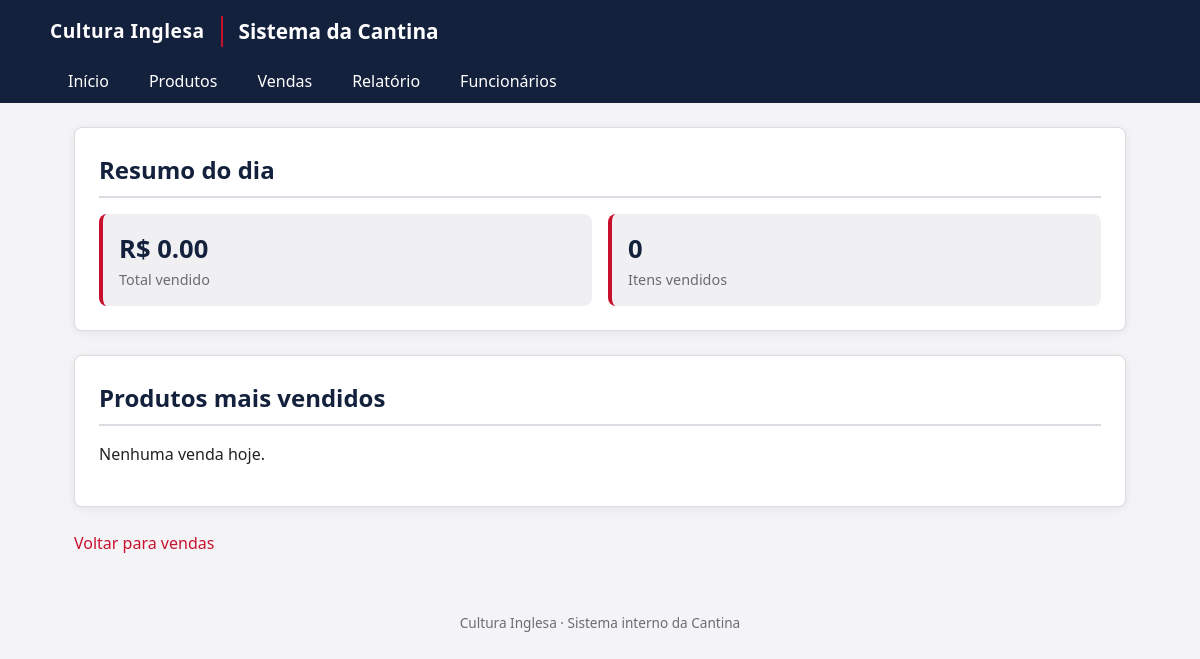
The page /fechar_caixa on the database as committed earlier.
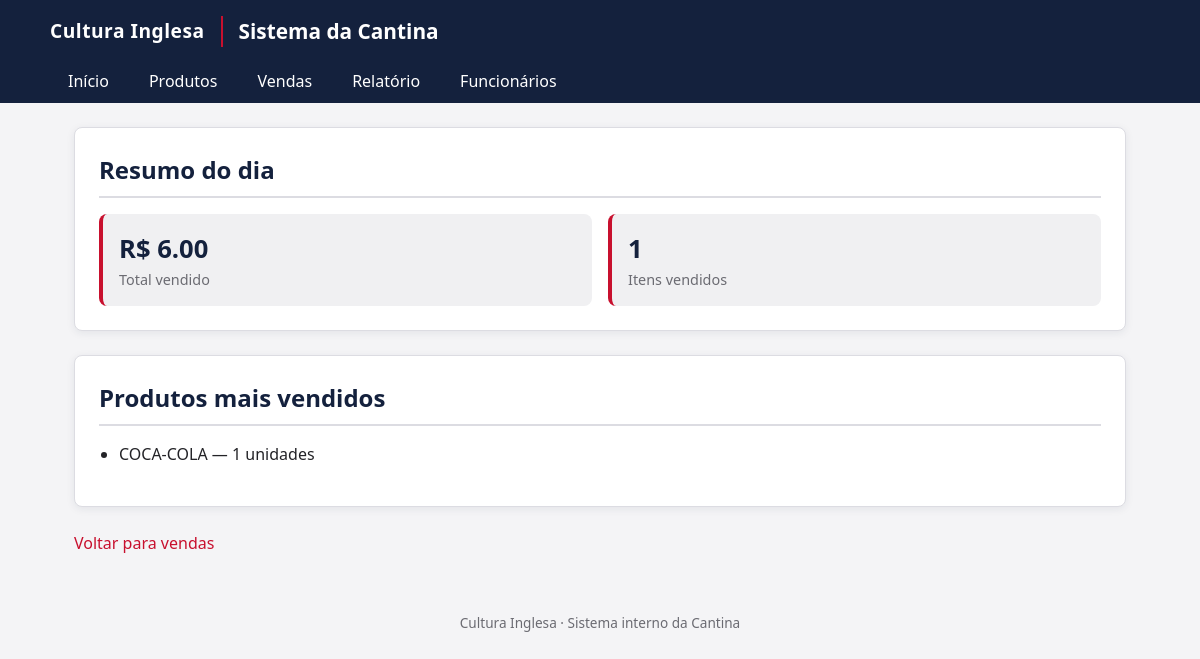
The same page on the database as committed later.
### tables this page shows
CREATE TABLE produtos (
    id INTEGER PRIMARY KEY AUTOINCREMENT,
    nome TEXT NOT NULL,
    preco REAL NOT NULL,
    estoque INTEGER NOT NULL
);

### app.py (the view)
@app.route('/fechar_caixa')
def fechar_caixa():
    conn = conectar()
    cursor = conn.cursor()
    cursor.execute("""
        SELECT COALESCE(SUM(valor_total), 0)
        FROM vendas
        WHERE date(data_venda) = date('now')
    """)
    total_dia = cursor.fetchone()[0]
    cursor.execute("""
        SELECT COALESCE(SUM(quantidade), 0)
        FROM vendas
        WHERE date(data_venda) = date('now')
    """)
    itens_dia = cursor.fetchone()[0]
    cursor.execute("""
        SELECT produtos.nome, SUM(vendas.quantidade) as total_qtd
        FROM vendas
        JOIN produtos ON vendas.produto_id = produtos.id
        WHERE date(vendas.data_venda) = date('now')
        GROUP BY produtos.nome
        ORDER BY total_qtd DESC
        LIMIT 5
    """)
    ranking = cursor.fetchall()
    conn.close()
    return render_template(
        "fechar_caixa.html",
        total_dia=total_dia,
        itens_dia=itens_dia,
        ranking=ranking
    )

### app.py (called while the page is built)
def conectar():
    return sqlite3.connect("cantina2.db")

### templates/fechar_caixa.html (shortened to what this page needs)
{% extends "base.html" %}
{% block conteudo %}
    <div class="cartao">
        <h2 class="cartao-titulo">Resumo do dia</h2>
        <div class="indicadores">
            <div class="indicador">
                <div class="indicador-valor">R$ {{ "%.2f"|format(total_dia) }}</div>
                <div class="indicador-rotulo">Total vendido</div>
            </div>
            <div class="indicador">
                <div class="indicador-valor">{{ itens_dia }}</div>
                <div class="indicador-rotulo">Itens vendidos</div>
            </div>
        </div>
    </div>
    <div class="cartao">
        <h2 class="cartao-titulo">Produtos mais vendidos</h2>
        {% if ranking and ranking|length > 0 %}
            <ul class="lista-simples">
                {% for item in ranking %}
                    <li>{{ item[0] }} — {{ item[1] }} unidades</li>
                {% endfor %}
            </ul>
        {% else %}
            <p>Nenhuma venda hoje.</p>
        {% endif %}
    </div>
    <div class="links-rodape-pagina">
        <a href="/vendas">Voltar para vendas</a>
    </div>
{% endblock %}

Rows that differ between the two databases and show on the page:
now on this page (row edited): produtos: nome "COCA-COLA", item "1"
Other text that changed with them:
{{ "%.2f"|format(total_dia) }}: "0.00" → "6.00"
{{ itens_dia }}: "0" → "1"
text no longer shown: "Nenhuma venda hoje."
